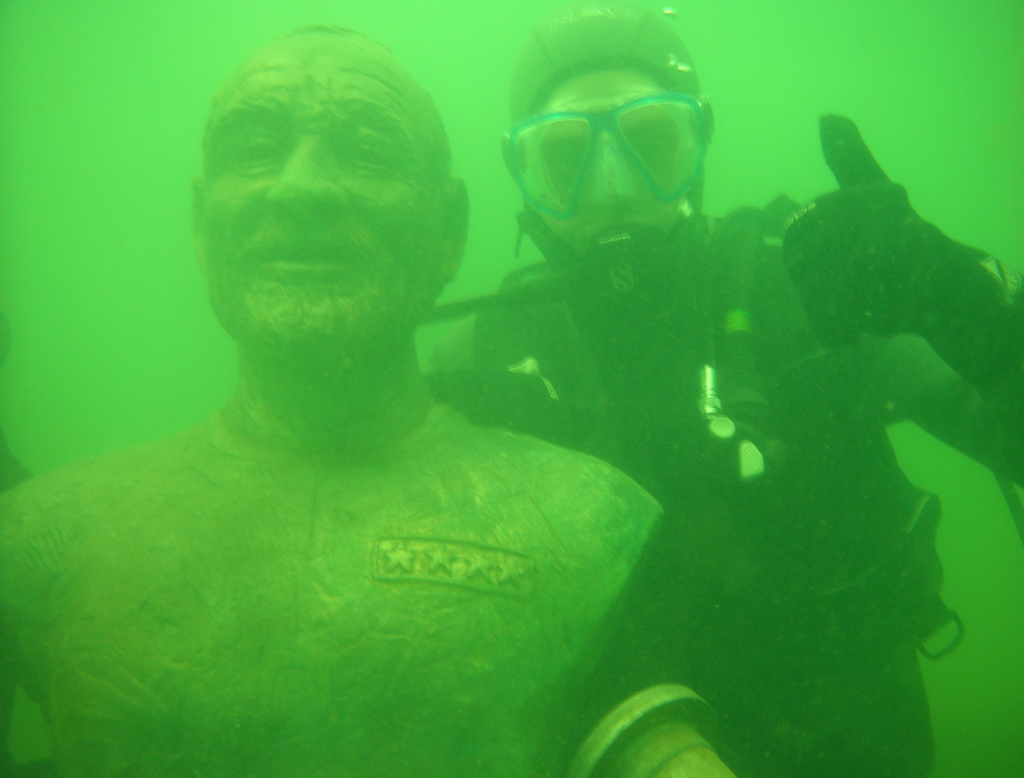
#> input picture Sistemas de Percepcion - MINCAR/data/underwater/Ancuti01.png, 1024 x 778 px
$ python T01_operaciones_basicas.py
#> lines starting #> are read from the running program, lines starting #| are printed output that depends on the picture
### Sistemas de Percepcion - MINCAR/practica00/T01_cargar_imagen.py
# -*- coding: utf-8 -*-
__author__ = "Grupo 9: Haritz, Pablo & Sergio"

"""
Date = 20/04/2020
Author = Grupo 9: Haritz, Pablo & Sergio
Project = Práctica 0, principios de python
"""

'''
   En este código proporcionamos herramientas que nos van a permitir cargar, guardar y visualizar
   imágenes. Lo usaremos durante todas las prácticas.

   TODO: Entiende este código y haz que funcione asegurándote de que tienes bien elegido el intérprete
'''

#Aquí importo las librerías que me resultan útiles
import skimage, sklearn, skimage.io
import numpy, scipy
#Para escribir menos puedo poner alias a lo que importo:
import numpy as np
import matplotlib.pyplot as plt
import os

#Las funciones de python se definen con def. El contenido se escribe indentado:
# [24 lines left out: functions cargar_imagen, guardar_imagen, not called in this run]

def visualizar_imagen(imagen,titulo = 'nombre_del_estudiante',block = True,save_figure=False,figure_save_path='../data/out/fig_sample.png',rescale_colors=True):
    '''
    Esta función visualiza y almacena una imagen y salva la figura si se indica
    :param imagen_rgb: imagen RGB de tipo numpy array
    :param titulo: Indica el nombre del estudiante más la información adicional requerida
    :param block: Permite que al visualizar la imagen en programa pare hasta cerrar la ventana
    :return:
    '''

    fig,ax = plt.subplots(1,1,sharex=True,sharey=True)
    if len(imagen.shape)==2:
        if rescale_colors:
            ax.imshow(imagen,cmap=plt.get_cmap('gray'))
        else:
            ax.imshow(imagen)

    else:
        ax.imshow(imagen)
    ax.set_title(titulo)
    if save_figure:
        folder, filename = os.path.split(figure_save_path)
        try:
            os.makedirs(folder)
        except:
            pass
        plt.savefig(figure_save_path, dpi=600)
    plt.show(block=block)

# [55 lines left out: function visualizar_imagenes, not called in this run]

#Es buena costumbre meter este if al final para evitar que se ejecute código al importar este script desde otro.
# [6 lines that do not run on import are left out]

### Sistemas de Percepcion - MINCAR/practica01/T01_operaciones_basicas.py
# -*- coding: utf-8 -*-
__author__ = "Grupo 9: Haritz, Pablo & Sergio"

import matplotlib.pyplot as plt
import numpy as np
import skimage,skimage.io
from practica00.T01_cargar_imagen import visualizar_imagen

'''
TODO: Elige una imagen para usar
'''
file_img_elegida_estudiante = '../data/color/Manzanas.jpg'
file_img_01 = '../data/underwater/Ancuti01.png'
file_img_02 = '../data/underwater/Ancuti03.png'
file_logo= '../data/mascaras/logo_ehu.png'
file_base = '../data/mascaras/orto.jpg'
#import cv2

# [222 lines left out: functions do_test01, do_test02, do_test03, do_test04, do_test05, do_test06 and 1 more, not called in this run]


def do_test08():
    '''
    NOMBRE: Pablo
    TODO: Revisa el código y analiza los resultados
        ¿Cuál es el tipo de dato de la imagen?
        Cuál es el valor máximo que puede alcanzar img_suma?
        Qué pasa si convierto las imágenes a números reales y repito el proceso?
        Respuesta:

        Las imagenes originales se tratan de imagenes de 778 filas, 1024 columnas y tres capas de pixels que
        representan el modelo de color RGB. A su vez cada uno de los pixels tiene un valor entero uint8 de 0 a 255 los
        cuales determinan la cantidad de color verde, azul y rojo existe en la imagen por cada una de las 3 capas.
        Es decir, en la primera capa (R) si un pixel tiene valor 255 indica que en esa posición la imagen es
        totalmente roja mientras que si es de 0 ese pixel no esta formado en ningún caso por el rojo.

        Al sumar ambas imagenes, los valores máximos de capa uno de los pixels se continuarán viendo limitados a 255.
        Los colores de la nueva imagen tenderán a ser más intensos.

        Al convetir las imagenes de uint8 a float ahora los tres canales estarán formados por pixeles de valor entre
        0 y 1. Si se vuelve a realizar la suma pero ahora con las nuevas imagenes, la suma no quedará saturada en 1
        y habrá pixeles que superen ese valor. Por ello, la imagen tenderá a tonalidades mucho más blancas. Lo
        contrario ocurrirá con la resta ya que de nuevo no existe límite en este caso en el cero y por lo tanto la
        imagen resultante tenderá a colores muy oscuros.
        En el caso del blending ahora si funcionará y se observará una nueva imagen compuesta por las dos previas.
    '''

    img_in1 = skimage.io.imread(file_img_01)
#> img_in1 is the input picture: shape (778, 1024, 3); mean R, G, B 65, 172.5, 57.1
    img_in2 = skimage.io.imread(file_img_02)
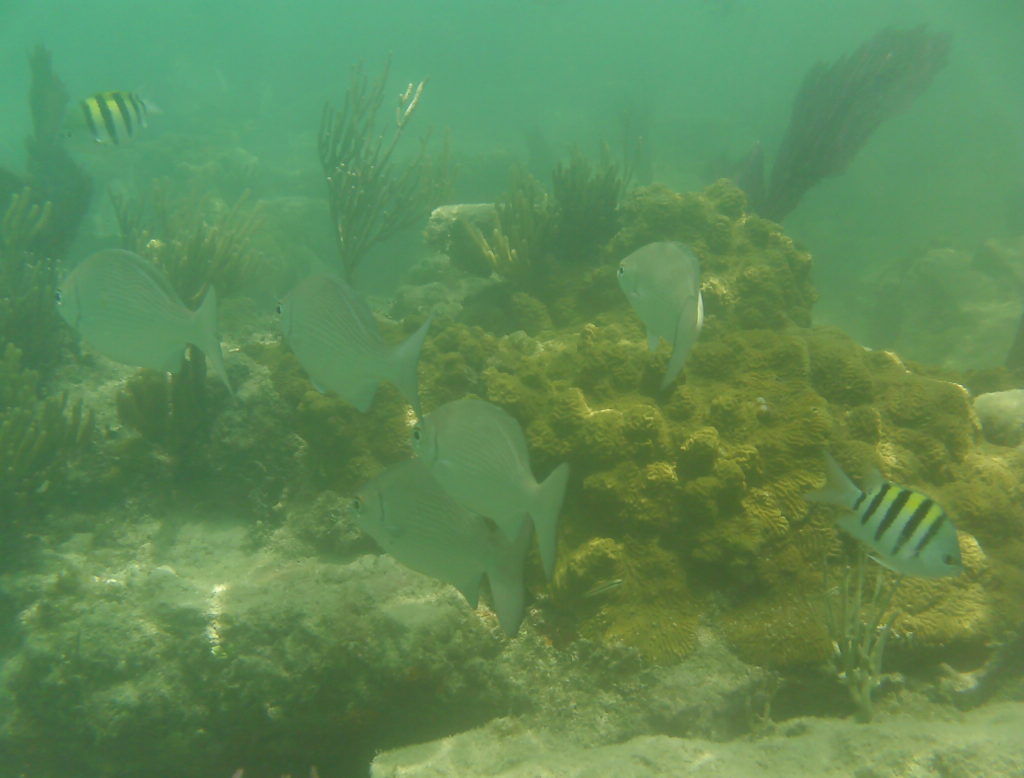
#> input picture Sistemas de Percepcion - MINCAR/data/underwater/Ancuti03.png, 1024 x 778 px
#> img_in2 is the input picture: shape (778, 1024, 3); mean R, G, B 94.9, 137.3, 85.3

    img_in1 = skimage.io.imread(file_img_01).astype(float)/255.0
    img_in2 = skimage.io.imread(file_img_02).astype(float)/255.0


    visualizar_imagen(img_in1, titulo='imagen 1')
    visualizar_imagen(img_in2, titulo='imagen 2')


    # suma imagenes
    img_suma = img_in1+img_in2
    visualizar_imagen(img_suma, titulo='imagen suma', save_figure=True,
                      figure_save_path='../data/out/practica1/fig_test08_suma.png')

    # resta imagenes
    img_resta = img_in1 - img_in2
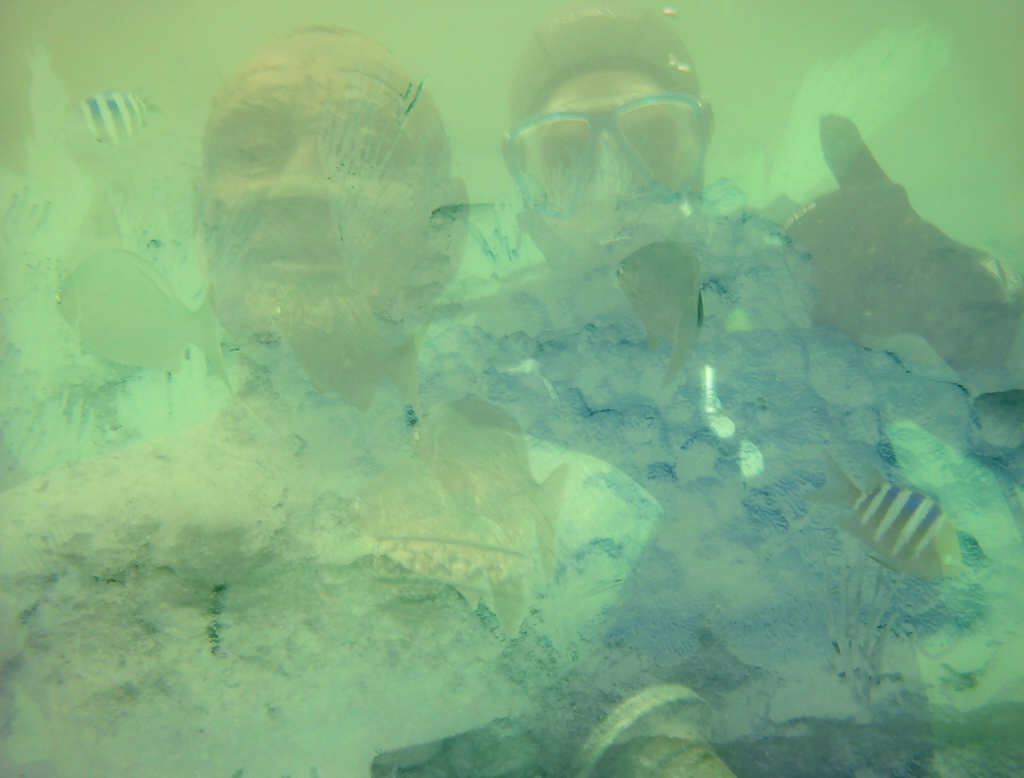
#> img_resta: shape (778, 1024, 3) float64; mean R, G, B -0.117, 0.138, -0.111; drawn with min black and max white
    visualizar_imagen(img_resta, titulo='imagen resta', save_figure=True,
                      figure_save_path='../data/out/practica1/fig_test08_resta.png')
#> call 4 of visualizar_imagen, with titulo = 'imagen resta', block = True, save_figure = True, rescale_colors = True
#> in visualizar_imagen (call 4), `plt.savefig(figure_save_path, dpi=600)`:
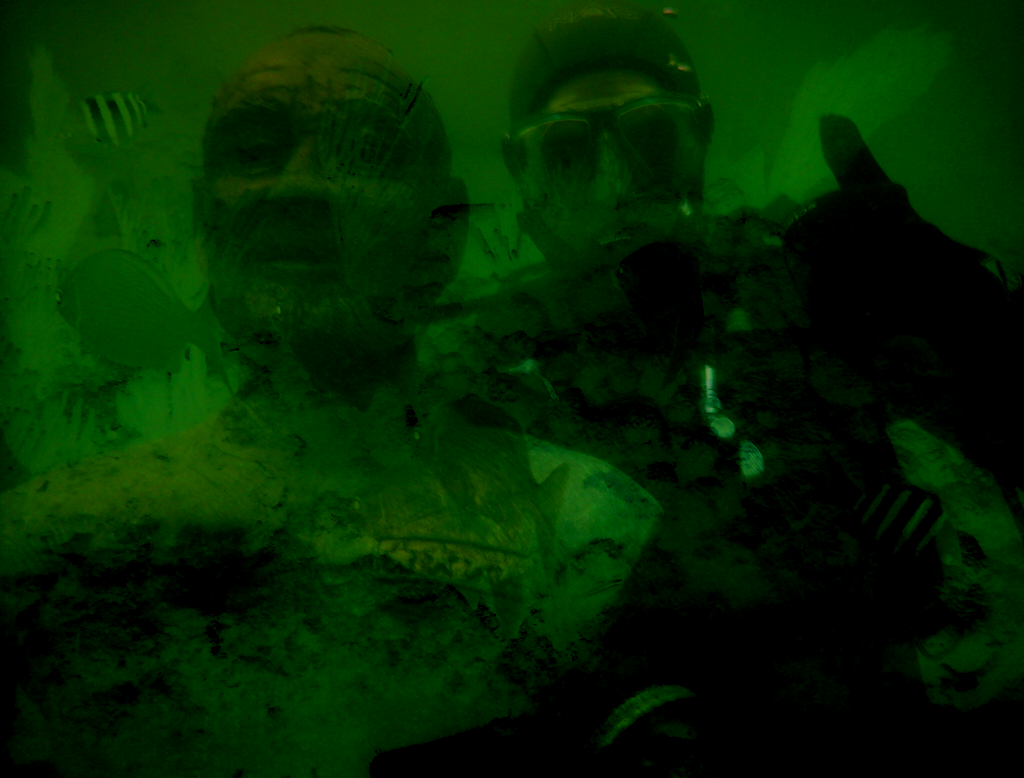
#> shown: shape (778, 1024, 3) float64; mean R, G, B 0.0118, 0.152, 0.000747

    # resta imagenes absoluta
    img_resta_abs = np.abs(img_in1 - img_in2)
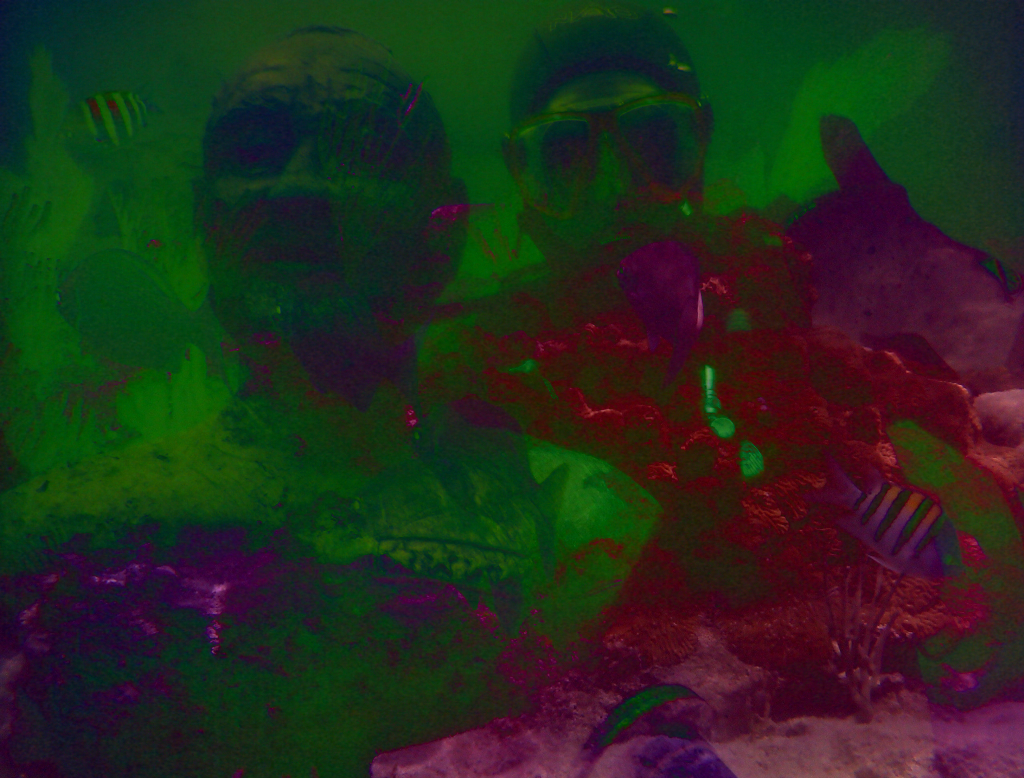
#> img_resta_abs: shape (778, 1024, 3) float64; mean R, G, B 0.141, 0.167, 0.112
    visualizar_imagen(img_resta_abs, titulo='imagen resta abs', save_figure=True,
                      figure_save_path='../data/out/practica1/fig_test08_resta_abs.png')

    # Blending
    img_blending = 0.30*img_in1 + 0.70*img_in2
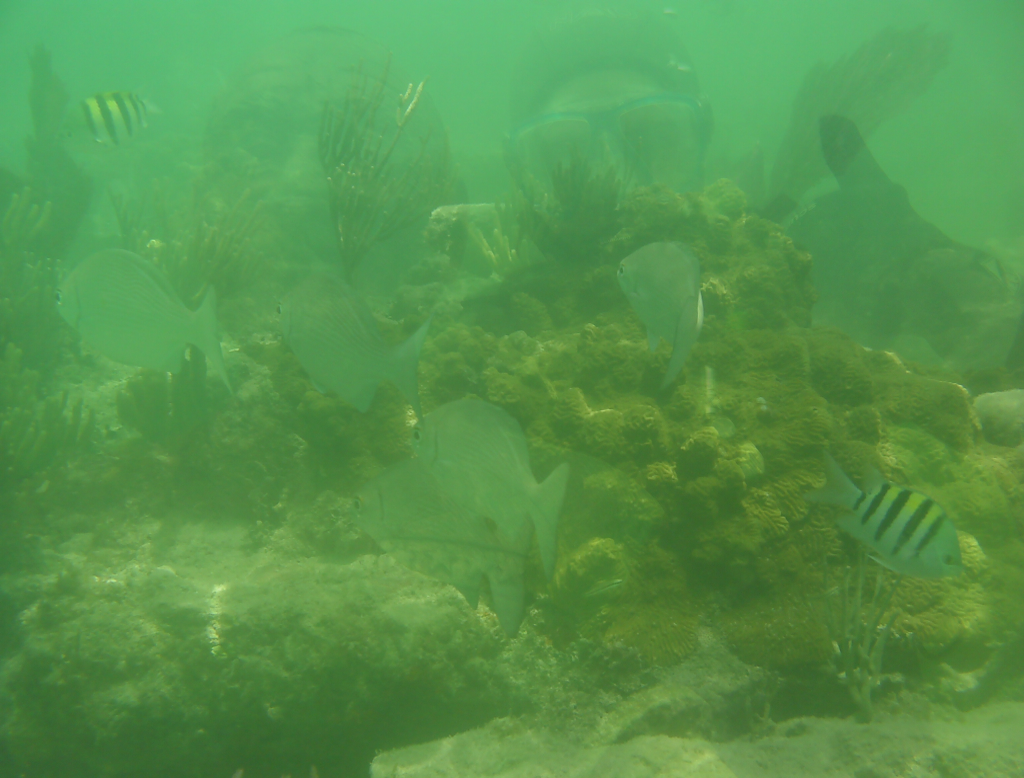
#> img_blending: shape (778, 1024, 3) float64; mean R, G, B 0.337, 0.58, 0.301
    visualizar_imagen(img_blending, titulo='imagen blending', save_figure=True,
                      figure_save_path='../data/out/practica1/fig_test08_blending.png')


# [76 lines left out: function do_test09, not called in this run]


if __name__ == "__main__":
    # [7 lines of commented-out code are left out]
    do_test08()
    # do_test09()

    input()
